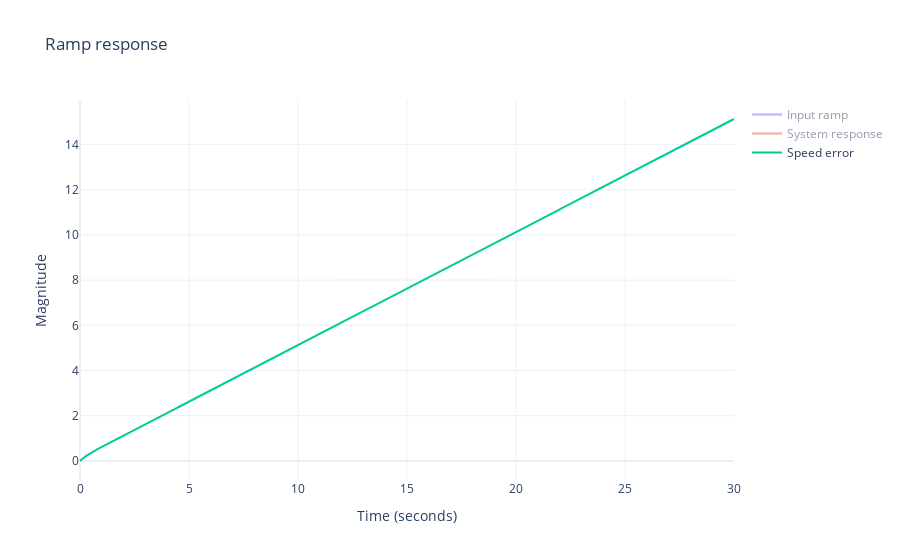
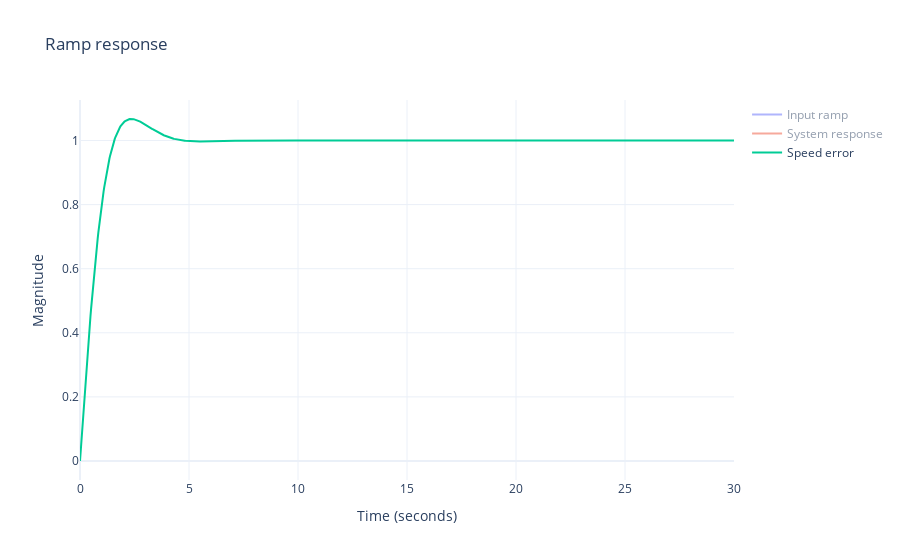
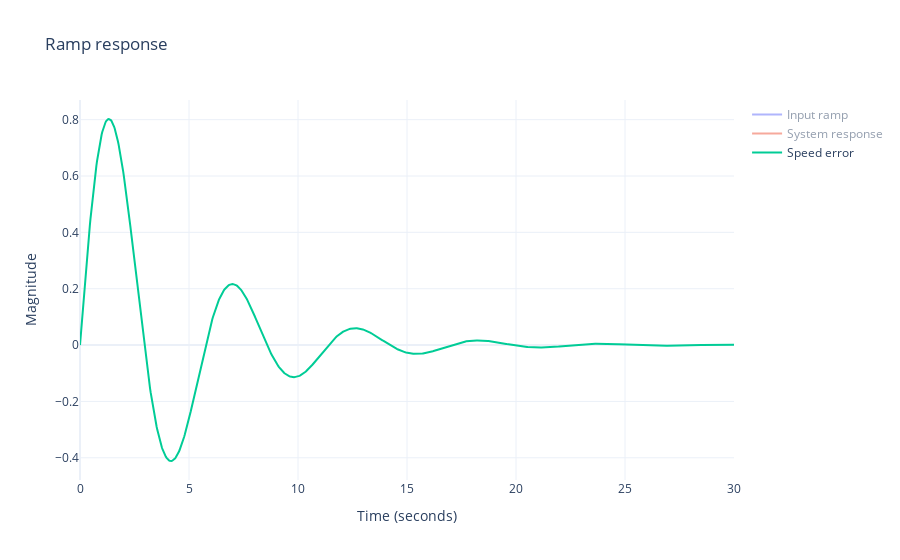

The notebook cell these images were saved under, in order:
### Markdown cell above
## Réponses à une rampe

### Code cell
# Tracé des différentes réponses à une rampe
rlf.plot_speed_error(G_BF_0, t_max=30);
rlf.plot_speed_error(G_BF_1, t_max=30);
rlf.plot_speed_error(G_BF_2, t_max=30);

### Figure 1 — Plotly figure (JSON) as saved in the notebook; plotly's stock layout.template omitted (floating-point values rounded to 4 significant figures; data arrays with more than 128 entries replaced by an {"elided": "..."} marker saying what was removed)
{"data": [{"name": "Input ramp", "type": "scatter", "visible": "legendonly", "x": {"elided": "1000 float values"}, "y": {"elided": "1000 float values"}}, {"name": "System response", "type": "scatter", "visible": "legendonly", "x": {"elided": "1000 float values"}, "y": {"elided": "1000 float values"}}, {"name": "Speed error", "type": "scatter", "x": {"elided": "1000 float values"}, "y": {"elided": "1000 float values"}}], "layout": {"title": {"text": "Ramp response"}, "xaxis": {"title": {"text": "Time (seconds)"}}, "yaxis": {"title": {"text": "Magnitude"}}}}

### Figure 2 — Plotly figure (JSON) as saved in the notebook; plotly's stock layout.template omitted (floating-point values rounded to 4 significant figures; data arrays with more than 128 entries replaced by an {"elided": "..."} marker saying what was removed)
{"data": [{"name": "Input ramp", "type": "scatter", "visible": "legendonly", "x": {"elided": "1000 float values"}, "y": {"elided": "1000 float values"}}, {"name": "System response", "type": "scatter", "visible": "legendonly", "x": {"elided": "1000 float values"}, "y": {"elided": "1000 float values"}}, {"name": "Speed error", "type": "scatter", "x": {"elided": "1000 float values"}, "y": {"elided": "1000 float values"}}], "layout": {"title": {"text": "Ramp response"}, "xaxis": {"title": {"text": "Time (seconds)"}}, "yaxis": {"title": {"text": "Magnitude"}}}}

### Figure 3 — Plotly figure (JSON) as saved in the notebook; plotly's stock layout.template omitted (floating-point values rounded to 4 significant figures; data arrays with more than 128 entries replaced by an {"elided": "..."} marker saying what was removed)
{"data": [{"name": "Input ramp", "type": "scatter", "visible": "legendonly", "x": {"elided": "1000 float values"}, "y": {"elided": "1000 float values"}}, {"name": "System response", "type": "scatter", "visible": "legendonly", "x": {"elided": "1000 float values"}, "y": {"elided": "1000 float values"}}, {"name": "Speed error", "type": "scatter", "x": {"elided": "1000 float values"}, "y": {"elided": "1000 float values"}}], "layout": {"title": {"text": "Ramp response"}, "xaxis": {"title": {"text": "Time (seconds)"}}, "yaxis": {"title": {"text": "Magnitude"}}}}
